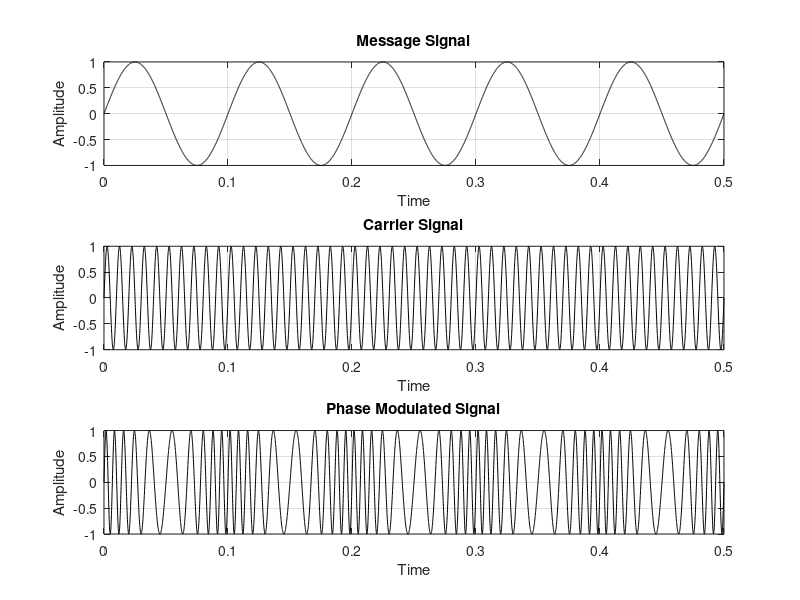

Source code (MATLAB):
clc;
clear all;
close all;

fm = 10;
fc = 100;
mp = 5;

time = 0:0.0001:0.50;
message_signal = sin(2*pi*fm*time);
subplot(3,1,1);
plot(time, message_signal, 'black');
xlabel('Time');
ylabel('Amplitude');
title('Message Signal');
grid on;

carrier_signal = sin(2*pi*fc*time);
subplot(3,1,2);
plot(time, carrier_signal, 'black');
xlabel('Time');
ylabel('Amplitude');
title('Carrier Signal');
grid on;

modulated_signal = sin(2*pi*fc*time + (mp*sin(2*pi*fm*time)));
subplot(3,1,3);
plot(time, modulated_signal, 'black');
xlabel('Time');
ylabel('Amplitude');
title('Phase Modulated Signal');
grid on;